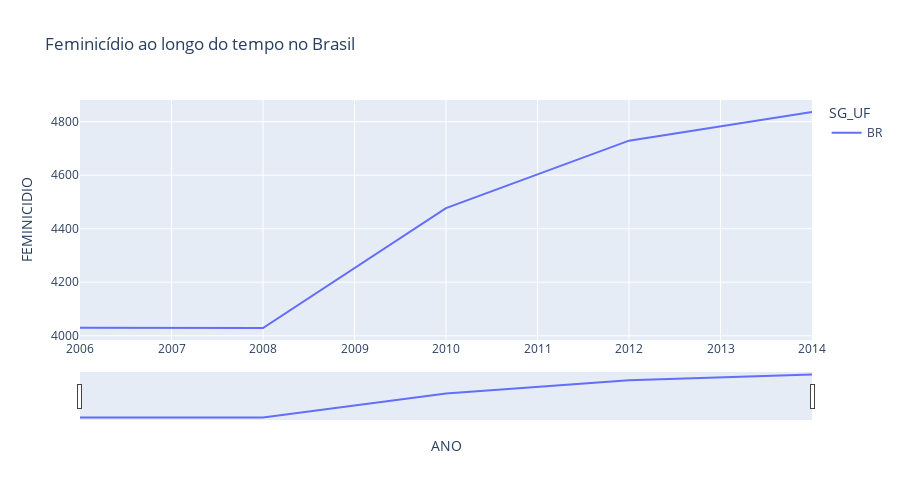

Notebook code cell kept with this figure:
### Code cell
# Criando um gráfico de área
import plotly.express as px
fig = px.line(fem_br, 
              x="ANO", 
              y="FEMINICIDIO", 
              color='SG_UF', 
              height=500,
              title='Feminicídio ao longo do tempo no Brasil')
fig.update_layout(xaxis_rangeslider_visible=True)
fig.show()

### Figure 1 — Plotly figure (JSON) as saved in the notebook; plotly's stock layout.template omitted (floating-point values rounded to 4 significant figures)
{"data": [{"hovertemplate": "SG_UF=BR<br>ANO=%{x}<br>FEMINICIDIO=%{y}<extra></extra>", "legendgroup": "BR", "line": {"color": "#636efa", "dash": "solid"}, "mode": "lines", "name": "BR", "orientation": "v", "showlegend": true, "type": "scatter", "x": [2006, 2008, 2010, 2012, 2014], "xaxis": "x", "y": [4030, 4029, 4477, 4729, 4836], "yaxis": "y"}], "layout": {"height": 500, "legend": {"title": {"text": "SG_UF"}, "tracegroupgap": 0}, "title": {"text": "Feminicídio ao longo do tempo no Brasil"}, "xaxis": {"anchor": "y", "domain": [0, 1], "rangeslider": {"visible": true}, "title": {"text": "ANO"}}, "yaxis": {"anchor": "x", "domain": [0, 1], "title": {"text": "FEMINICIDIO"}}}}
